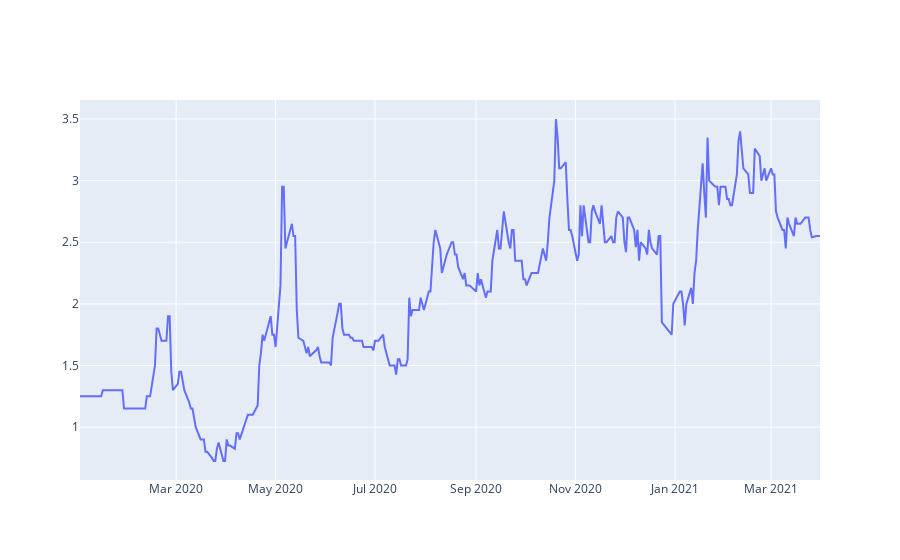

Notebook cell for this chart:
### Code cell
%config InlineBackend.figure_format = 'retina'
%matplotlib inline


plt.figure(figsize=(20,8))
plt.style.use('classic')
fig = go.Figure([go.Scatter(x=cobr_2020.index, y=cobr_2020['Close'])])
fig.show()

### Figure 1 — Plotly figure (JSON) as saved in the notebook; plotly's stock layout.template omitted (floating-point values rounded to 4 significant figures; data arrays with more than 128 entries replaced by an {"elided": "..."} marker saying what was removed)
{"data": [{"type": "scatter", "x": {"elided": "317 str values"}, "y": {"elided": "317 float values"}}], "layout": {}}
